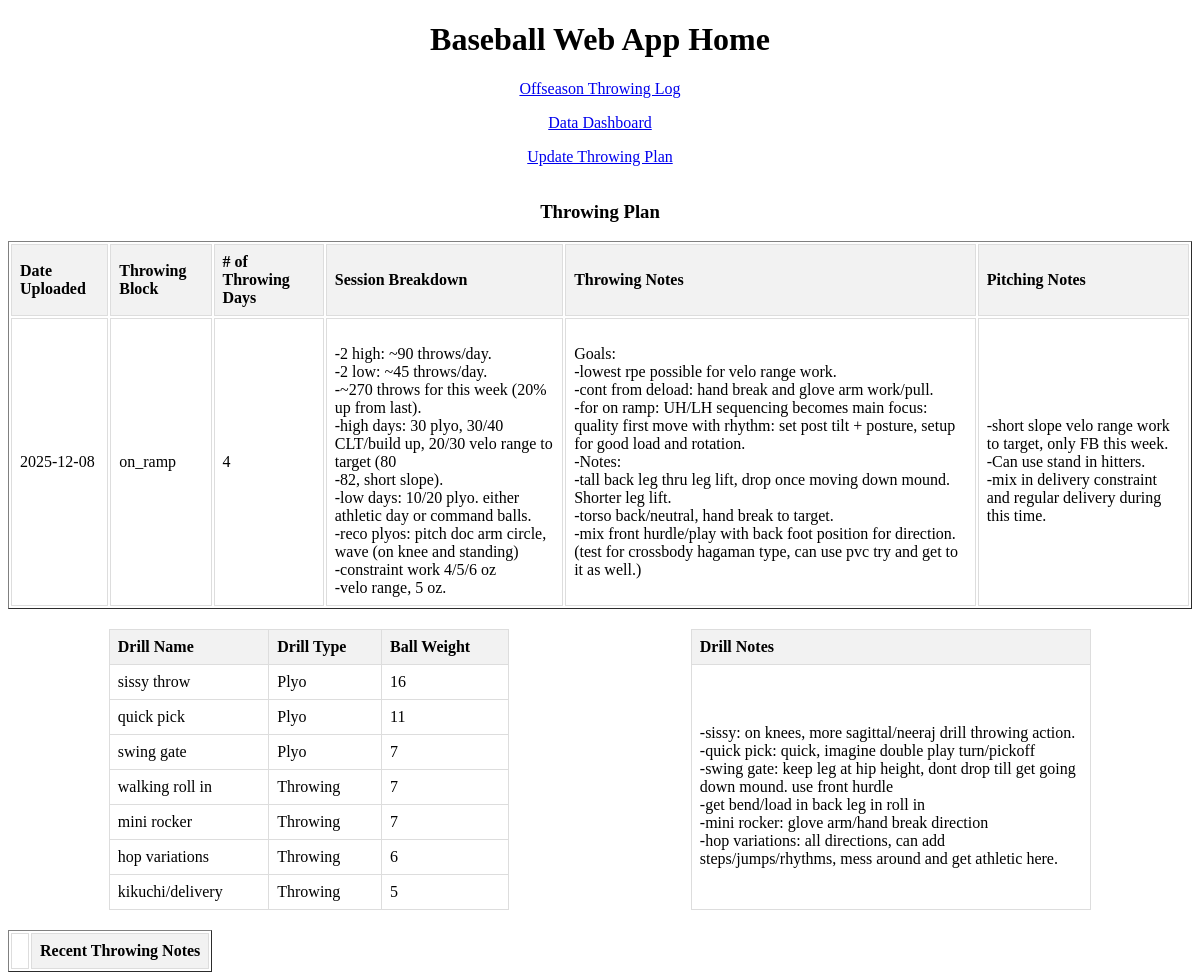
The page / on the database its author committed.
### tables this page shows
CREATE TABLE "throwing_plan" (
	"id"	INTEGER,
	"date"	TEXT,
	"throwing_block"	TEXT,
	"num_throwing_days"	INTEGER,
	"throwing_sessions"	TEXT,
	"throwing_notes"	TEXT,
	"pitching_notes"	TEXT,
	"drill_notes"	TEXT,
	PRIMARY KEY("id" AUTOINCREMENT)
);

CREATE TABLE "throwing_plan_drills" (
	"id"	INTEGER,
	"sessionId"	INTEGER NOT NULL,
	"drill_name"	TEXT,
	"drill_type"	TEXT,
	"ball_weight"	TEXT,
	PRIMARY KEY("id" AUTOINCREMENT),
	FOREIGN KEY("sessionId") REFERENCES "throwing_plan"("id") ON DELETE CASCADE
);

### app.py (the view)
@app.route("/", methods=["GET"])
def index():
    throwing_notes = get_throwing_notes()
    throwing_plan, drills = get_throwing_plan()
    return render_template('index.html', throwing_notes = throwing_notes, throwing_plan=throwing_plan, drills=drills)

### app.py (called while the page is built)
def get_db_connection():
    conn = sqlite3.connect('training_log.db')
    conn.row_factory = sqlite3.Row
    return conn

def get_throwing_notes():
    conn = get_db_connection()
    cursor = conn.cursor()
    cursor.execute('Select notes, date from throwing_sessions Where date >= datetime("now", "-8 days") ORDER BY  date DESC')
    notes = cursor.fetchall()
    conn.close()
    updated_notes = []
    for row in notes:
        notes = row["notes"] or ""
        updated_notes.append({
            "date": row["date"],
            "notes_html": notes.replace("-", "<br>-")
    })
    return updated_notes

### templates/index.html (shortened to what this page needs)
<!DOCTYPE html>
<html lang="">
  <head>
  </head>
  <body>
    <header><h1>Baseball Web App Home</h1></header>
    <main>
     <p><a href="{{ url_for('offszn_throwing_form') }}">Offseason Throwing Log</a></p>
     <p><a href="{{ url_for('dashboard') }}">Data Dashboard</a></p>
     <p><a href = "{{ url_for('throwing_plan') }}">Update Throwing Plan </a></p>
     <table border="1">
     			<caption><h3>Throwing Plan</h3></caption>
            <thead>
                <tr>
                    <th>Date Uploaded</th>
						  <th>Throwing Block</th>
						  <th># of Throwing Days</th>
						  <th>Session Breakdown</th>
						  <th>Throwing Notes</th>
						  <th>Pitching Notes</th>
                </tr>
            </thead>
            <tbody>
                {% for data in throwing_plan %}
                <tr>
                	  <td>{{ data["date"] }}</td>
                    <td>{{ data["throwing_block"] }}</td>
                    <td>{{ data["num_throwing_days"] }}</td>
                    <td>{{ data["sessions_html"]  | safe }}</td>
                    <td>{{ data["th_notes_html"]  | safe }}</td>
                    <td>{{ data["p_notes_html"]  | safe }}</td>
                </tr>
                {% endfor %}
            </tbody>
        </table>
      <div class = "table-container">
      <table class = "table" border="1">
            <thead>
                <tr>
                    <th>Drill Name</th>
                    <th>Drill Type</th>
						  <th>Ball Weight</th>
                </tr>
            </thead>
            <tbody>
                {% for data in drills %}
                <tr>
                	  <td>{{ data[2] }}</td>
                    <td>{{ data[3] }}</td>
                    <td>{{ data[4] }}</td>
                </tr>
                {% endfor %}
            </tbody>
        </table>
        <table class="table">
        <thead><tr><th>Drill Notes</th></tr></thead>
        <tbody><tr>
        	{% for data in throwing_plan %}
					 	<td>{{ data["d_notes_html"]  | safe }}</td>
					 {% endfor %}
        </tr></tbody>
         </table>
         </div>
		<table border="1">
            <thead>
                <tr>
                <td></td>
                    <th>Recent Throwing Notes</th>
                </tr>
            </thead>
        </table>
    </main>
  </body>
</html>

### templates/index.html (style rules this page uses)
.table-container { display: flex; justify-content: space-around; margin: 20px; gap: 20px; }
.table { border-collapse: collapse; width: 35%; }
th, td { border: 1px solid #ddd; padding: 8px; text-align: left; }
th { background-color: #f2f2f2; }
header { text-align: center; }
p { text-align: center; }

### rows shown on the page
throwing_plan: date "2025-12-08", throwing_block "on_ramp", num_throwing_days "4", sessions_html "-2 high: ~90 throws/day. -2 low: ~45 throws/day. -~270 throws for this week (20% up from last). -high days: 30 plyo, 30/40 CLT/build up, 20/30 velo range to target (80 -82, short slope). -low days: 10/20 plyo. either athletic day or command balls. -reco plyos: pitch doc arm circle, wave (on knee and standing) -constraint work 4/5/6 oz -velo range, 5 oz.", th_notes_html "Goals: -lowest rpe possible for velo range work. -cont from deload: hand break and glove arm work/pull. -for on ramp: UH/LH sequencing becomes main focus: quality first move with rhythm: set post tilt + posture, setup for good load and rotation. -Notes: -tall back leg thru leg lift, drop once moving down mound. Shorter leg lift. -torso back/neutral, hand break to target. -mix front hurdle/play with back foot position for direction. (test for crossbody hagaman type, can use pvc try and get to it as well.)", p_notes_html "-short slope velo range work to target, only FB this week. -Can use stand in hitters. -mix in delivery constraint and regular delivery during this time.", d_notes_html "-sissy: on knees, more sagittal/neeraj drill throwing action. -quick pick: quick, imagine double play turn/pickoff -swing gate: keep leg at hip height, dont drop till get going down mound. use front hurdle -get bend/load in back leg in roll in -mini rocker: glove arm/hand break direction -hop variations: all directions, can add steps/jumps/rhythms, mess around and get athletic here."
throwing_plan_drills: drill_name "sissy throw", drill_type "Plyo", ball_weight "16"
throwing_plan_drills: drill_name "quick pick", drill_type "Plyo", ball_weight "11"
throwing_plan_drills: drill_name "swing gate", drill_type "Plyo", ball_weight "7"
throwing_plan_drills: drill_name "walking roll in", drill_type "Throwing", ball_weight "7"
throwing_plan_drills: drill_name "mini rocker", drill_type "Throwing", ball_weight "7"
throwing_plan_drills: drill_name "hop variations", drill_type "Throwing", ball_weight "6"
throwing_plan_drills: drill_name "kikuchi/delivery", drill_type "Throwing", ball_weight "5"
